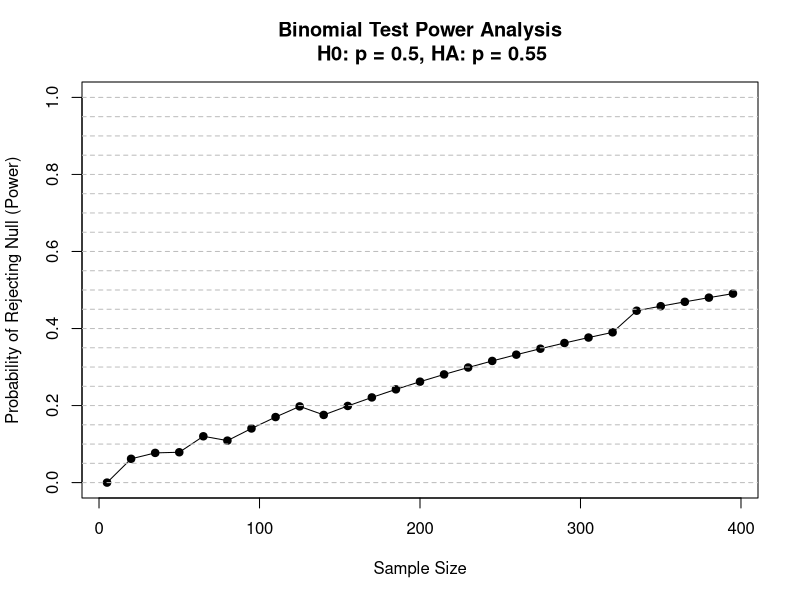
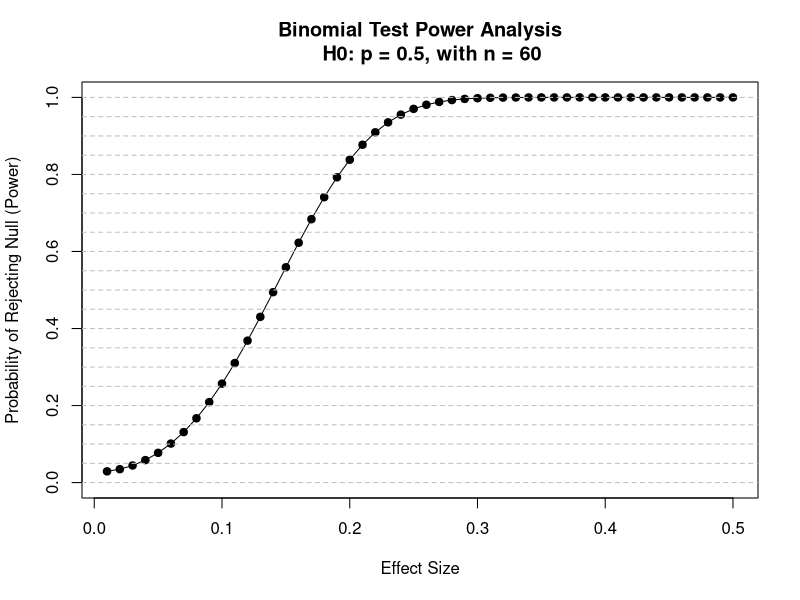
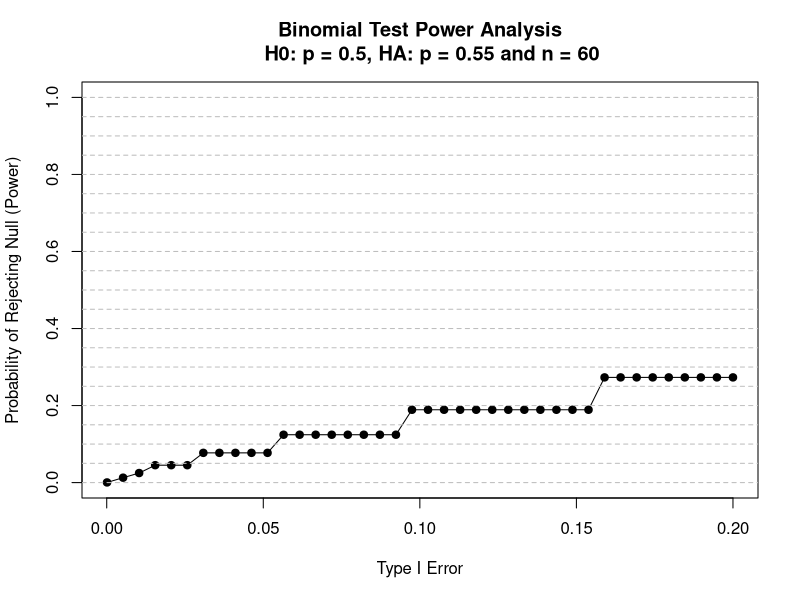

Recreate these plots in R, in order.
rm(list = ls())
# Summary of power analysis.

# Binomial exact test
# Sample size effect
sample.size <- seq(from = 5, to = 400, by = 15)
# Pick effect size and alpha value
null.p <- 0.5
effect.size <- 0.05
hyp.p <- null.p + effect.size
alpha <- 0.05
power <- rep(NA, length(sample.size))
for (i in 1:length(sample.size)){
  crit.test.values <- qbinom(c(alpha/2, 1 - alpha/2), 
                             size = sample.size[i], 
                             prob = null.p)
  poss.out <- 0:sample.size[i]
  rej.indx <- poss.out<crit.test.values[1] | poss.out > crit.test.values[2]
  # Find probability of getting a sample in the rejection region given the real
  # hypothesis
  power[i] <- sum(dbinom(poss.out[rej.indx], 
                         sample.size[i], 
                         hyp.p))
}
par(mfcol = c(1,1))
plot(sample.size, power, xlab = 'Sample Size', 
     ylab = 'Probability of Rejecting Null (Power)',
     main = paste('Binomial Test Power Analysis
    H0: p = ', null.p, ', HA: p = ', hyp.p, sep = ''), 
     typ = 'o', pch = 19,
     ylim = c(0,1))
abline(h = seq(from = 0, to = 1, by = 0.05), lty = 2, col = 'gray')








# Effect size 
sample.size <- 60
# Pick effect size and alpha value
null.p <- 0.5
effect.size <- seq(from = 0.01, to = 0.5, by = 0.01)
hyp.p <- null.p + effect.size
alpha <- 0.05
power <- rep(NA, length(effect.size))
crit.test.values <- qbinom(c(alpha/2, 1 - alpha/2), 
                           size = sample.size, 
                           prob = null.p)
poss.out <- 0:sample.size
rej.indx <- poss.out<crit.test.values[1] | poss.out > crit.test.values[2]

for (i in 1:length(effect.size)){
  # Find probability of getting a sample in the rejection region given the real
  # hypothesis
  power[i] <- sum(dbinom(poss.out[rej.indx], 
                         sample.size, 
                         hyp.p[i]))
}
par(mfcol = c(1,1))
plot(effect.size, power, xlab = 'Effect Size', 
     ylab = 'Probability of Rejecting Null (Power)',
     main = paste('Binomial Test Power Analysis
    H0: p = ', null.p, ', with n = ',sample.size, sep = ''), 
     typ = 'o', pch = 19,
     ylim = c(0,1))
abline(h = seq(from = 0, to = 1, by = 0.05), lty = 2, col = 'gray')




############################ Type I error ##################################
# Pick effect size and sample size
sample.size <- 60
null.p <- 0.5
effect.size <- 0.05
hyp.p <- null.p + effect.size
alpha <- seq(from = 0.0001, to = 0.2, length = 40)
power <- rep(NA, length(alpha))

for (i in 1:length(alpha)){
  crit.test.values <- qbinom(c(alpha[i]/2, 1 - alpha[i]/2), 
                             size = sample.size, 
                             prob = null.p)
  poss.out <- 0:sample.size
  rej.indx <- poss.out<crit.test.values[1] | poss.out > crit.test.values[2]
  
  # Find probability of getting a sample in the rejection region given the real
  # hypothesis
  power[i] <- sum(dbinom(poss.out[rej.indx], 
                         sample.size, 
                         hyp.p))
}
par(mfcol = c(1,1))
plot(alpha, power, xlab = 'Type I Error', 
     ylab = 'Probability of Rejecting Null (Power)',
     main = paste('Binomial Test Power Analysis
    H0: p = ', null.p, ', HA: p = ', hyp.p, ' and n = ', sample.size, sep = ''), 
     typ = 'o', pch = 19,
     ylim = c(0,1))
abline(h = seq(from = 0, to = 1, by = 0.05), lty = 2, col = 'gray')
